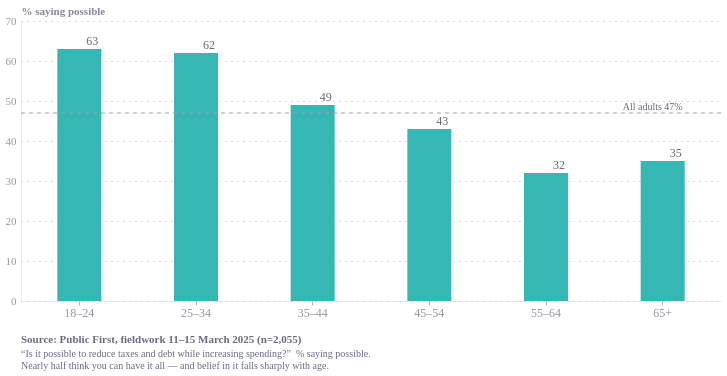

This figure's notebook cell:
### Code cell
import pandas as pd
import altair as alt
from ecostyles import EcoStyles

styles = EcoStyles(); styles.register_and_enable_theme()

# % saying "definitely" or "probably possible", by age. Public First, Mar 2025, n=2,055.
df = pd.DataFrame([
    ("18–24", 63), ("25–34", 62), ("35–44", 49),
    ("45–54", 43), ("55–64", 32), ("65+", 35),
], columns=["age", "possible"])
df["series"] = "possible"          # constant -> theme assigns one palette colour
TOTAL = 47

base = alt.Chart(df).encode(
    x=alt.X("age:N", sort=list(df["age"]), title=None,
            axis=alt.Axis(labelFontSize=12, labelAngle=0)))

bars = base.mark_bar(width=44).encode(
    y=alt.Y("possible:Q", scale=alt.Scale(domain=[0, 70]),
            title="% saying possible",
            axis=alt.Axis(values=[0,10,20,30,40,50,60,70],
                          labelFontSize=11, grid=True)),
    color=alt.Color("series:N", legend=None))     # theme colours it

labels = base.mark_text(dy=-8, fontSize=12, color="#676A86").encode(
    y="possible:Q", text=alt.Text("possible:Q", format="d"))

avg = alt.Chart(pd.DataFrame({"y":[TOTAL]})).mark_rule(
    color="#94a3b8", strokeDash=[4,4], strokeWidth=1).encode(y="y:Q")
avg_txt = alt.Chart(pd.DataFrame({"age":["65+"], "y":[TOTAL], "t":["All adults 47%"]})).mark_text(
    align="right", dx=20, dy=-6, fontSize=10, color="#676A86").encode(
    x=alt.X("age:N", sort=list(df["age"])), y="y:Q", text="t:N")

caption = alt.Title(
    text="Source: Public First, fieldwork 11–15 March 2025 (n=2,055)",
    subtitle=[
        "“Is it possible to reduce taxes and debt while increasing spending?”  % saying possible.",
        "Nearly half think you can have it all — and belief in it falls sharply with age.",
    ],
    orient="bottom", anchor="start",
    fontSize=11, subtitleFontSize=10,
    color="#676A86", subtitleColor="#676A86", dy=12)

chart = (
    (bars + labels + avg + avg_txt)
    .properties(width=700, height=280, title=caption)
    .configure(background="white", font="Circular Std")
    .configure_view(fill="transparent", stroke="transparent")
    .configure_axis(labelColor="#676A86", titleColor="#676A86",
                    gridColor="#e5e7eb", domainColor="#cbd5e1"))

styles.save(chart, name="public_views2", svg=True)
chart

### Figure 1 — Vega-Lite specification as saved in the notebook (floating-point values rounded to 4 significant figures)
{"config": {"font": "Circular Std", "text": {"color": "#676A86", "align": "left", "baseline": "middle", "dx": 7, "dy": 0, "fontSize": 11}, "view": {"stroke": "transparent", "continuousWidth": 400, "continuousHeight": 300, "discreteWidth": 400, "discreteHeight": 300, "fill": "transparent"}, "range": {"category": ["#36B7B4", "#E6224B", "#F4C245", "#0063AF", "#00A767", "#179FDB", "#EB5C2E", "#5C267B", "#122B39"], "diverging": ["#E6224B", "#E54753", "#C9C9C9", "#179FDB", "#122B39"], "heatmap": ["#C9C9C9", "#179FDB", "#0063AF", "#122B39"], "ordinal": ["#00A767", "#36B7B4", "#179FDB", "#0063AF", "#243B5A"]}, "bar": {"color": "#179fdb"}, "line": {"color": "#e6224b"}, "rule": {"color": "#676A86"}, "area": {"opacity": 0.8}, "point": {"filled": true, "size": 80, "color": "#e6224b", "opacity": 0.95}, "geoshape": {"stroke": "white", "strokeWidth": 0.3}, "rect": {"fill": "#d6d4d4", "opacity": 0.3}, "axis": {"labelColor": "#676A86", "labelFontSize": 11, "labelFont": "Circular Std", "labelOpacity": 0.7, "tickColor": "#676A86", "tickOpacity": 0.5, "domainColor": "#cbd5e1", "domainOpacity": 0.5, "gridColor": "#e5e7eb", "gridDash": [2, 2], "gridOpacity": 0.5, "title": null, "titleColor": "#676A86", "titleOpacity": 0.8, "tickSize": 4}, "axisXDiscrete": {"grid": false, "labelAngle": 0, "tickCount": 10, "tickOpacity": 0.5, "title": null}, "axisYDiscrete": {"ticks": false, "labelPadding": 5}, "axisXTemporal": {"grid": false, "ticks": true}, "axisXQuantitative": {"grid": true}, "axisYQuantitative": {"gridColor": "#676A86", "gridDash": [1, 5], "gridOpacity": 0.5, "ticks": false, "labelPadding": 5, "tickCount": 8, "titleAngle": 0, "titleAlign": "left", "titleBaseline": "bottom", "titleX": 0, "titleY": -5}, "title": {"color": "#676A86E6", "subtitleColor": "#676A86", "font": "Circular Std", "subtitleFont": "Circular Std", "anchor": "start", "fontSize": 14, "subtitleFontSize": 12, "subtitlePadding": 4, "offset": 0, "frame": "group"}, "legend": {"titleColor": "#122b39", "title": null, "labelColor": "#122b39", "labelFontSize": 11}, "background": "white"}, "layer": [{"mark": {"type": "bar", "width": 44}, "encoding": {"color": {"field": "series", "legend": null, "type": "nominal"}, "x": {"axis": {"labelAngle": 0, "labelFontSize": 12}, "field": "age", "sort": ["18–24", "25–34", "35–44", "45–54", "55–64", "65+"], "title": null, "type": "nominal"}, "y": {"axis": {"grid": true, "labelFontSize": 11, "values": [0, 10, 20, 30, 40, 50, 60, 70]}, "field": "possible", "scale": {"domain": [0, 70]}, "title": "% saying possible", "type": "quantitative"}}}, {"mark": {"type": "text", "color": "#676A86", "dy": -8, "fontSize": 12}, "encoding": {"text": {"field": "possible", "format": "d", "type": "quantitative"}, "x": {"axis": {"labelAngle": 0, "labelFontSize": 12}, "field": "age", "sort": ["18–24", "25–34", "35–44", "45–54", "55–64", "65+"], "title": null, "type": "nominal"}, "y": {"field": "possible", "type": "quantitative"}}}, {"data": {"name": "data-9c5b930fab8758fd96cbfb94835e5cac"}, "mark": {"type": "rule", "color": "#94a3b8", "strokeDash": [4, 4], "strokeWidth": 1}, "encoding": {"y": {"field": "y", "type": "quantitative"}}}, {"data": {"name": "data-64b3ed82ddc299cc6c6a6e884d109179"}, "mark": {"type": "text", "align": "right", "color": "#676A86", "dx": 20, "dy": -6, "fontSize": 10}, "encoding": {"text": {"field": "t", "type": "nominal"}, "x": {"field": "age", "sort": ["18–24", "25–34", "35–44", "45–54", "55–64", "65+"], "type": "nominal"}, "y": {"field": "y", "type": "quantitative"}}}], "data": {"name": "data-d74f86b09a75f5c8f72b54e8caac01d3"}, "height": 280, "title": {"text": "Source: Public First, fieldwork 11–15 March 2025 (n=2,055)", "anchor": "start", "color": "#676A86", "dy": 12, "fontSize": 11, "orient": "bottom", "subtitle": ["“Is it possible to reduce taxes and debt while increasing spending?”  % saying possible.", "Nearly half think you can have it all — and belief in it falls sharply with age."], "subtitleColor": "#676A86", "subtitleFontSize": 10}, "width": 700, "$schema": "https://vega.github.io/schema/vega-lite/v6.4.1.json", "datasets": {"data-d74f86b09a75f5c8f72b54e8caac01d3": [{"age": "18–24", "possible": 63, "series": "possible"}, {"age": "25–34", "possible": 62, "series": "possible"}, {"age": "35–44", "possible": 49, "series": "possible"}, {"age": "45–54", "possible": 43, "series": "possible"}, {"age": "55–64", "possible": 32, "series": "possible"}, {"age": "65+", "possible": 35, "series": "possible"}], "data-9c5b930fab8758fd96cbfb94835e5cac": [{"y": 47}], "data-64b3ed82ddc299cc6c6a6e884d109179": [{"age": "65+", "y": 47, "t": "All adults 47%"}]}}
